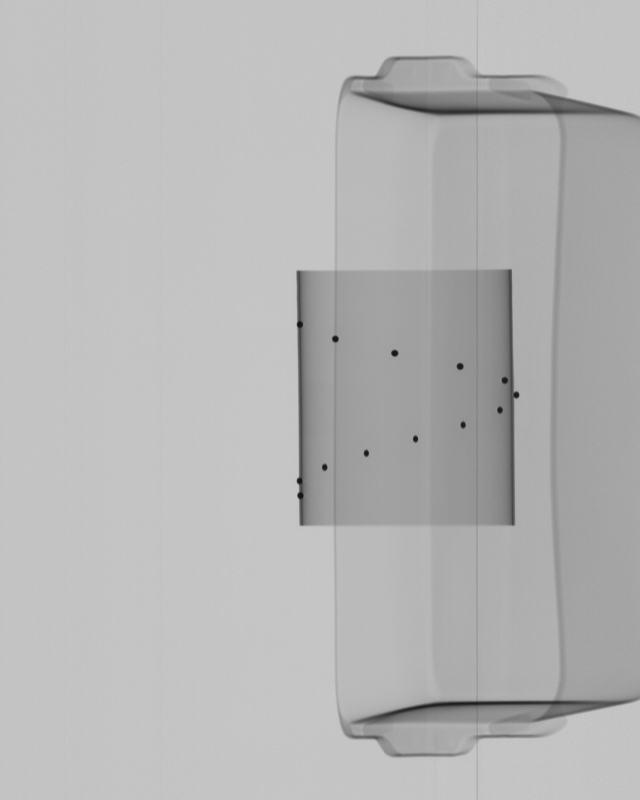
#> input picture data/images/000.png, 640 x 800 px; its folder holds only this picture in this run
$ python find_beads.py
#> lines starting #> are read from the running program, lines starting #| are printed output that depends on the picture; after the words box and inside, x2 and y2 are one past the last pixel; in counts of white or black regions, pixels touching at a corner belong together
import os
import cv2
import numpy as np

h_min = 300
h_max = 510
n_circles = 13

data_path = "./data/images/"
img_list = os.listdir(data_path)
img_list.sort()

ls = []
for img_name in img_list:
    img = cv2.imread(data_path + img_name, cv2.IMREAD_GRAYSCALE)
#> img is the input picture: shape (800, 640); min 19, max 200, mean 181.9
    img = img[h_min:h_max, :]
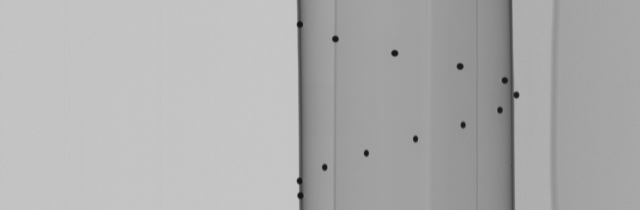
#> img: shape (210, 640); min 19, max 200, mean 173.9

    circles = cv2.HoughCircles(img, cv2.HOUGH_GRADIENT, 1, 5, param1=70, param2=7, minRadius=2, maxRadius=4)
#> circles = 13 rows, first 8: [394.5, 52.5, 3.3], [334.5, 38.5, 3.3], [459.5, 65.5, 3.3], [299.5, 195.5, 3.3], [504.5, 79.5, 3.3], [515.5, 94.5, 3.3], [298.5, 24.5, 3.3], [415.5, 138.5, 3.3]

    for i in circles[0]:
        cv2.circle(img, (int(i[0]), int(i[1])), int(i[2]), (255, 255, 255), 3)
#> this loop made 13 passes
#> i on passes 1 to 12: [394.5, 52.5, 3.3], [334.5, 38.5, 3.3], [459.5, 65.5, 3.3], [299.5, 195.5, 3.3], [504.5, 79.5, 3.3], [515.5, 94.5, 3.3], [298.5, 24.5, 3.3], [415.5, 138.5, 3.3], [499.5, 109.5, 3.3], [365.5, 152.5, 3.3], [324.5, 166.5, 3.3], [300.5, 180.5, 3.3]
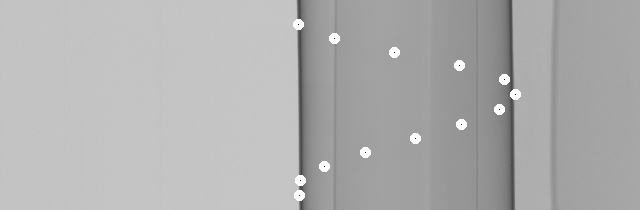
#> img: shape (210, 640); 0.93% of pixels changed, all inside (x1, y1, x2, y2) = (293, 19, 521, 201)

    save_dir = './debug/HoughCircles/'
    os.makedirs(save_dir, exist_ok=True)
    img_name = img_name.split('/')[-1]
    cv2.imwrite(os.path.join(save_dir, img_name), img)

    if n_circles != len(circles[0]):
        print(f"Error: number of circles detected is not equal to {n_circles}")
        print(f"Number of circles detected: {len(circles[0])}")
        break

    circles = circles[0][circles[0][:, 1].argsort()]
#> circles = 13 rows, first 8: [298.5, 24.5, 3.3], [334.5, 38.5, 3.3], [394.5, 52.5, 3.3], [459.5, 65.5, 3.3], [504.5, 79.5, 3.3], [515.5, 94.5, 3.3], [499.5, 109.5, 3.3], [461.5, 124.5, 3.3]
    circles = circles[:, 0:2] + [0, h_min]
#> circles = 13 rows, first 8: [298.5, 324.5], [334.5, 338.5], [394.5, 352.5], [459.5, 365.5], [504.5, 379.5], [515.5, 394.5], [499.5, 409.5], [461.5, 424.5]
    ls.append(circles)

ls = np.array(ls)
#> ls has the same summary as circles
save_dir = './results/'
np.save(os.path.join(save_dir, 'circles.npy'), ls)
print('done')

$ run again, on data/images/004.png
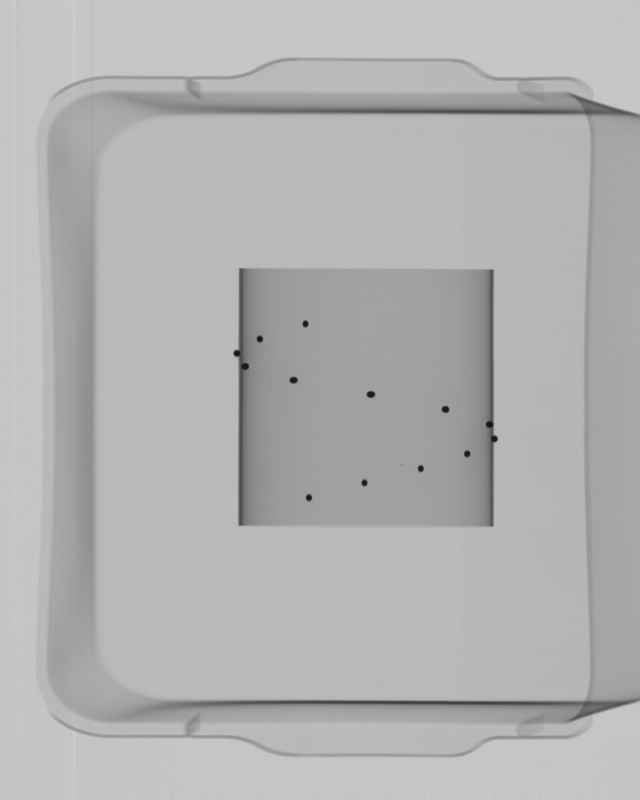
#> input picture data/images/004.png, 640 x 800 px
#> img is the input picture: shape (800, 640); min 21, max 206, mean 178.2
#> `img = img[h_min:h_max, :]`:
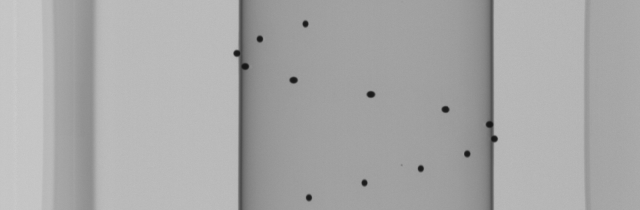
#> img: shape (210, 640); min 21, max 203, mean 168.4
#> `circles = cv2.HoughCircles(img, cv2.HOUGH_GRADIENT, 1, 5, param1=70, p..`: circles = 13 rows, first 8: [259.5, 38.5, 3.3], [292.5, 79.5, 3.3], [493.5, 138.5, 3.3], [244.5, 65.5, 3.3], [370.5, 93.5, 3.3], [466.5, 153.5, 3.3], [489.5, 124.5, 3.3], [236.5, 52.5, 3.3]
#> the loop `for i in circles[0]:` made 13 passes
#> after the loop `for i in circles[0]:`:
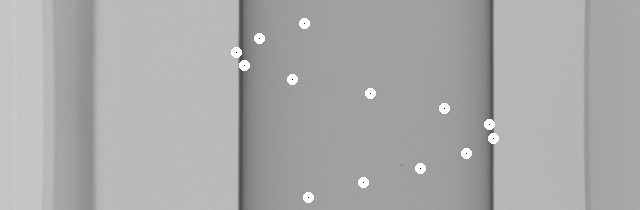
#> img: shape (210, 640); 0.93% of pixels changed, all inside (x1, y1, x2, y2) = (231, 18, 499, 203)
#> `circles = circles[0][circles[0][:, 1].argsort()]`: circles = 13 rows, first 8: [304.5, 23.5, 3.3], [259.5, 38.5, 3.3], [236.5, 52.5, 3.3], [244.5, 65.5, 3.3], [292.5, 79.5, 3.3], [370.5, 93.5, 3.3], [444.5, 108.5, 3.3], [489.5, 124.5, 3.3]
#> `circles = circles[:, 0:2] + [0, h_min]`: circles = 13 rows, first 8: [304.5, 323.5], [259.5, 338.5], [236.5, 352.5], [244.5, 365.5], [292.5, 379.5], [370.5, 393.5], [444.5, 408.5], [489.5, 424.5]
#> ls has the same summary as circles

$ run again, on data/images/005.png
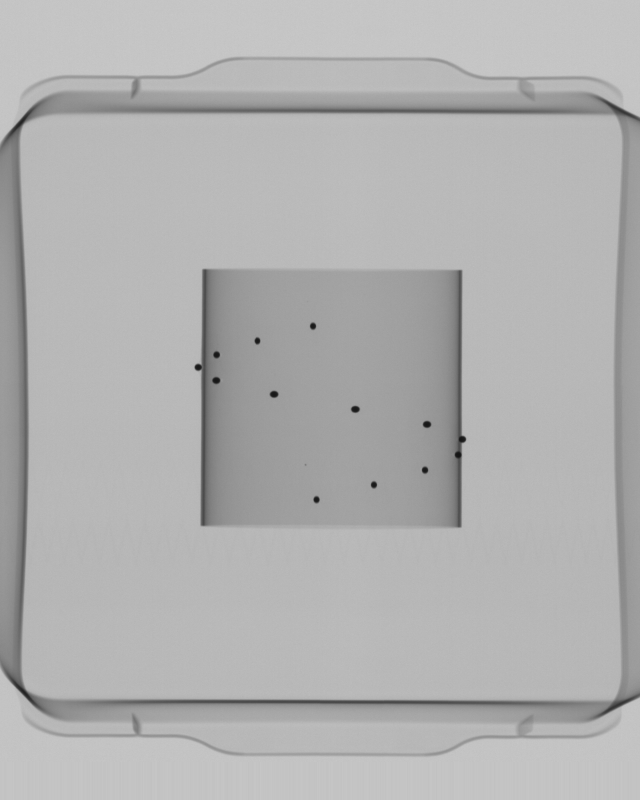
#> input picture data/images/005.png, 640 x 800 px
#> img is the input picture: shape (800, 640); min 20, max 200, mean 177.1
#> `img = img[h_min:h_max, :]`:
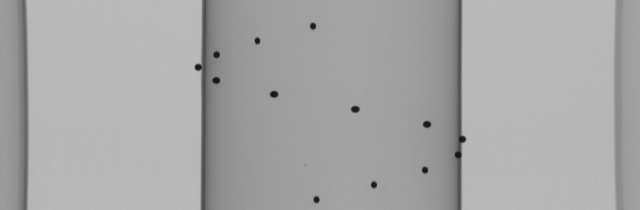
#> img: shape (210, 640); min 20, max 188, mean 167.2
#> `circles = cv2.HoughCircles(img, cv2.HOUGH_GRADIENT, 1, 5, param1=70, p..`: circles = 13 rows, first 8: [197.5, 66.5, 3.3], [216.5, 54.5, 3.3], [426.5, 123.5, 3.3], [215.5, 79.5, 3.3], [273.5, 93.5, 3.3], [458.5, 154.5, 3.3], [316.5, 199.5, 3.3], [354.5, 109.5, 3.3]
#> the loop `for i in circles[0]:` made 13 passes
#> after the loop `for i in circles[0]:`:
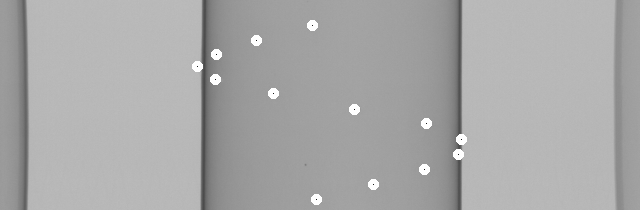
#> img: shape (210, 640); 0.93% of pixels changed, all inside (x1, y1, x2, y2) = (192, 20, 467, 205)
#> `circles = circles[0][circles[0][:, 1].argsort()]`: circles = 13 rows, first 8: [312.5, 25.5, 3.3], [256.5, 40.5, 3.3], [216.5, 54.5, 3.3], [197.5, 66.5, 3.3], [215.5, 79.5, 3.3], [273.5, 93.5, 3.3], [354.5, 109.5, 3.3], [426.5, 123.5, 3.3]
#> `circles = circles[:, 0:2] + [0, h_min]`: circles = 13 rows, first 8: [312.5, 325.5], [256.5, 340.5], [216.5, 354.5], [197.5, 366.5], [215.5, 379.5], [273.5, 393.5], [354.5, 409.5], [426.5, 423.5]
#> ls has the same summary as circles

$ run again, on data/images/006.png
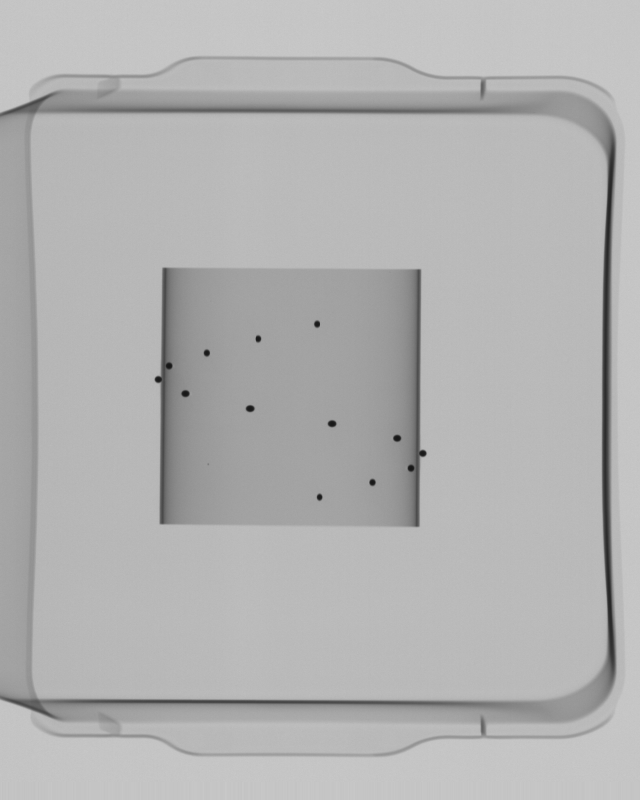
#> input picture data/images/006.png, 640 x 800 px
#> img is the input picture: shape (800, 640); min 22, max 201, mean 178.3
#> `img = img[h_min:h_max, :]`:
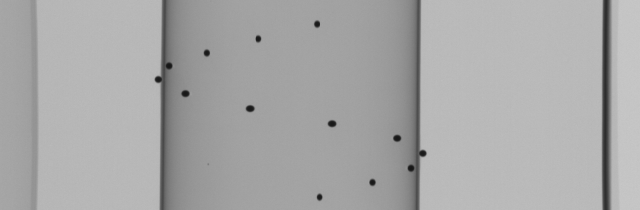
#> img: shape (210, 640); min 22, max 200, mean 168.6
#> `circles = cv2.HoughCircles(img, cv2.HOUGH_GRADIENT, 1, 5, param1=70, p..`: circles = 13 rows, first 8: [422.5, 152.5, 3.3], [396.5, 137.5, 3.3], [168.5, 65.5, 3.3], [184.5, 93.5, 3.3], [206.5, 52.5, 3.3], [410.5, 167.5, 3.3], [157.5, 78.5, 3.3], [316.5, 23.5, 3.3]
#> the loop `for i in circles[0]:` made 13 passes
#> after the loop `for i in circles[0]:`:
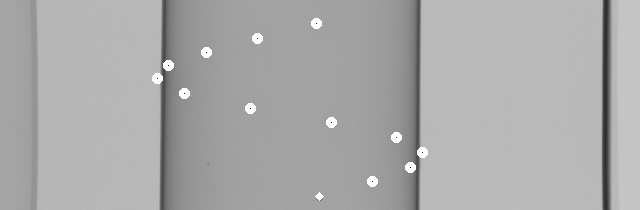
#> img: shape (210, 640); 0.89% of pixels changed, all inside (x1, y1, x2, y2) = (152, 18, 428, 201)
#> `circles = circles[0][circles[0][:, 1].argsort()]`: circles = 13 rows, first 8: [316.5, 23.5, 3.3], [257.5, 38.5, 3.3], [206.5, 52.5, 3.3], [168.5, 65.5, 3.3], [157.5, 78.5, 3.3], [184.5, 93.5, 3.3], [250.5, 108.5, 3.3], [331.5, 122.5, 3.3]
#> `circles = circles[:, 0:2] + [0, h_min]`: circles = 13 rows, first 8: [316.5, 323.5], [257.5, 338.5], [206.5, 352.5], [168.5, 365.5], [157.5, 378.5], [184.5, 393.5], [250.5, 408.5], [331.5, 422.5]
#> ls has the same summary as circles

$ run again, on data/images/001.png
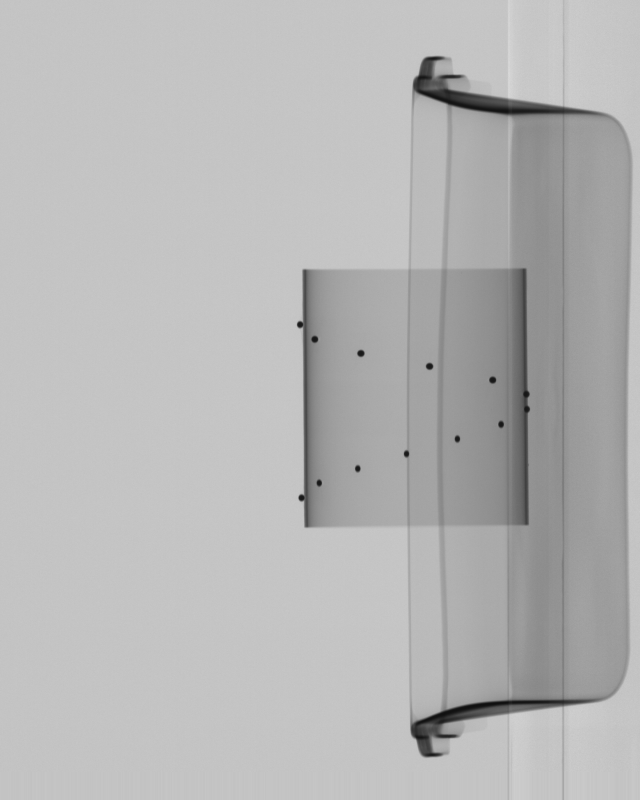
#> input picture data/images/001.png, 640 x 800 px
#> img is the input picture: shape (800, 640); min 15, max 216, mean 182.3
#> `img = img[h_min:h_max, :]`:
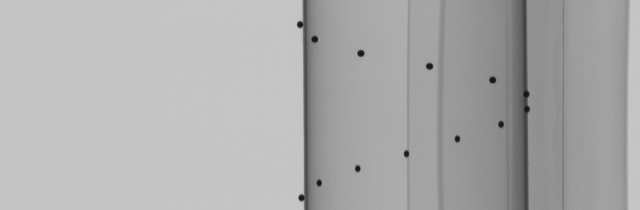
#> img: shape (210, 640); min 22, max 201, mean 172.8
#> `circles = cv2.HoughCircles(img, cv2.HOUGH_GRADIENT, 1, 5, param1=70, p..`: circles = 13 rows, first 8: [492.5, 79.5, 3.3], [360.5, 52.5, 3.3], [314.5, 38.5, 3.3], [301.5, 197.5, 3.3], [429.5, 65.5, 3.3], [525.5, 93.5, 3.3], [525.5, 108.5, 3.3], [299.5, 24.5, 3.3]
#> the loop `for i in circles[0]:` made 13 passes
#> after the loop `for i in circles[0]:`:
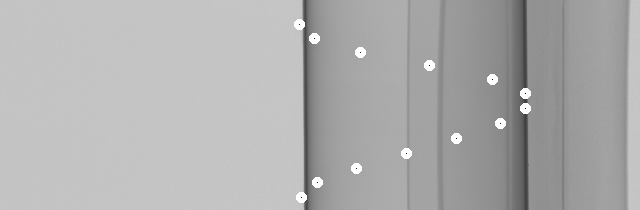
#> img: shape (210, 640); 0.93% of pixels changed, all inside (x1, y1, x2, y2) = (294, 19, 531, 203)
#> `circles = circles[0][circles[0][:, 1].argsort()]`: circles = 13 rows, first 8: [299.5, 24.5, 3.3], [314.5, 38.5, 3.3], [360.5, 52.5, 3.3], [429.5, 65.5, 3.3], [492.5, 79.5, 3.3], [525.5, 93.5, 3.3], [525.5, 108.5, 3.3], [500.5, 123.5, 3.3]
#> `circles = circles[:, 0:2] + [0, h_min]`: circles = 13 rows, first 8: [299.5, 324.5], [314.5, 338.5], [360.5, 352.5], [429.5, 365.5], [492.5, 379.5], [525.5, 393.5], [525.5, 408.5], [500.5, 423.5]
#> ls has the same summary as circles
